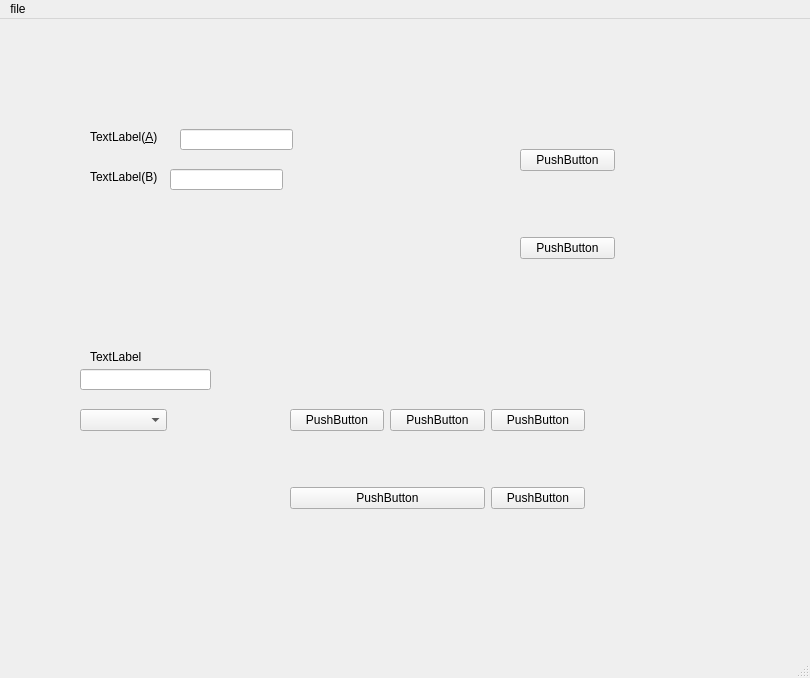
<?xml version="1.0" encoding="UTF-8"?>
<ui version="4.0">
 <class>MainWindow</class>
 <widget class="QMainWindow" name="MainWindow">
  <property name="geometry">
   <rect>
    <x>0</x>
    <y>0</y>
    <width>810</width>
    <height>678</height>
   </rect>
  </property>
  <property name="windowTitle">
   <string>MainWindow</string>
  </property>
  <widget class="QWidget" name="centralwidget">
   <widget class="QWidget" name="gridLayoutWidget">
    <property name="geometry">
     <rect>
      <x>290</x>
      <y>340</y>
      <width>295</width>
      <height>201</height>
     </rect>
    </property>
    <layout class="QGridLayout" name="gridLayout">
     <item row="1" column="2">
      <widget class="QPushButton" name="pushButton_5">
       <property name="text">
        <string>PushButton</string>
       </property>
      </widget>
     </item>
     <item row="0" column="2">
      <widget class="QPushButton" name="pushButton_8">
       <property name="text">
        <string>PushButton</string>
       </property>
      </widget>
     </item>
     <item row="0" column="1">
      <widget class="QPushButton" name="pushButton_9">
       <property name="text">
        <string>PushButton</string>
       </property>
      </widget>
     </item>
     <item row="0" column="0">
      <widget class="QPushButton" name="pushButton_11">
       <property name="text">
        <string>PushButton</string>
       </property>
      </widget>
     </item>
     <item row="1" column="0" colspan="2">
      <widget class="QPushButton" name="pushButton_10">
       <property name="text">
        <string>PushButton</string>
       </property>
      </widget>
     </item>
    </layout>
   </widget>
   <widget class="QLabel" name="label">
    <property name="geometry">
     <rect>
      <x>90</x>
      <y>330</y>
      <width>72</width>
      <height>15</height>
     </rect>
    </property>
    <property name="text">
     <string>TextLabel</string>
    </property>
   </widget>
   <widget class="QLineEdit" name="lineEdit">
    <property name="geometry">
     <rect>
      <x>80</x>
      <y>350</y>
      <width>131</width>
      <height>21</height>
     </rect>
    </property>
   </widget>
   <widget class="QComboBox" name="comboBox">
    <property name="geometry">
     <rect>
      <x>80</x>
      <y>390</y>
      <width>87</width>
      <height>22</height>
     </rect>
    </property>
   </widget>
   <widget class="QLabel" name="label_2">
    <property name="geometry">
     <rect>
      <x>90</x>
      <y>110</y>
      <width>72</width>
      <height>15</height>
     </rect>
    </property>
    <property name="text">
     <string>TextLabel(&amp;A)</string>
    </property>
    <property name="buddy">
     <cstring>lineEdit_2</cstring>
    </property>
   </widget>
   <widget class="QLabel" name="label_3">
    <property name="geometry">
     <rect>
      <x>90</x>
      <y>150</y>
      <width>72</width>
      <height>15</height>
     </rect>
    </property>
    <property name="text">
     <string>TextLabel(B)</string>
    </property>
    <property name="buddy">
     <cstring>lineEdit_3</cstring>
    </property>
   </widget>
   <widget class="QLineEdit" name="lineEdit_2">
    <property name="geometry">
     <rect>
      <x>180</x>
      <y>110</y>
      <width>113</width>
      <height>21</height>
     </rect>
    </property>
   </widget>
   <widget class="QLineEdit" name="lineEdit_3">
    <property name="geometry">
     <rect>
      <x>170</x>
      <y>150</y>
      <width>113</width>
      <height>21</height>
     </rect>
    </property>
   </widget>
   <widget class="QWidget" name="">
    <property name="geometry">
     <rect>
      <x>520</x>
      <y>120</y>
      <width>95</width>
      <height>131</height>
     </rect>
    </property>
    <layout class="QVBoxLayout" name="verticalLayout_2">
     <item>
      <widget class="QPushButton" name="pushButton_12">
       <property name="text">
        <string>PushButton</string>
       </property>
      </widget>
     </item>
     <item>
      <spacer name="verticalSpacer_2">
       <property name="orientation">
        <enum>Qt::Vertical</enum>
       </property>
       <property name="sizeType">
        <enum>QSizePolicy::Fixed</enum>
       </property>
       <property name="sizeHint" stdset="0">
        <size>
         <width>20</width>
         <height>50</height>
        </size>
       </property>
      </spacer>
     </item>
     <item>
      <widget class="QPushButton" name="pushButton_13">
       <property name="text">
        <string>PushButton</string>
       </property>
      </widget>
     </item>
    </layout>
   </widget>
  </widget>
  <widget class="QMenuBar" name="menubar">
   <property name="geometry">
    <rect>
     <x>0</x>
     <y>0</y>
     <width>810</width>
     <height>26</height>
    </rect>
   </property>
   <widget class="QMenu" name="menufile">
    <property name="title">
     <string>file</string>
    </property>
    <addaction name="actionopen"/>
    <addaction name="actionclose"/>
   </widget>
   <addaction name="menufile"/>
  </widget>
  <widget class="QStatusBar" name="statusbar"/>
  <action name="actionopen">
   <property name="text">
    <string>open</string>
   </property>
  </action>
  <action name="actionclose">
   <property name="text">
    <string>close</string>
   </property>
  </action>
 </widget>
 <resources/>
 <connections/>
</ui>
